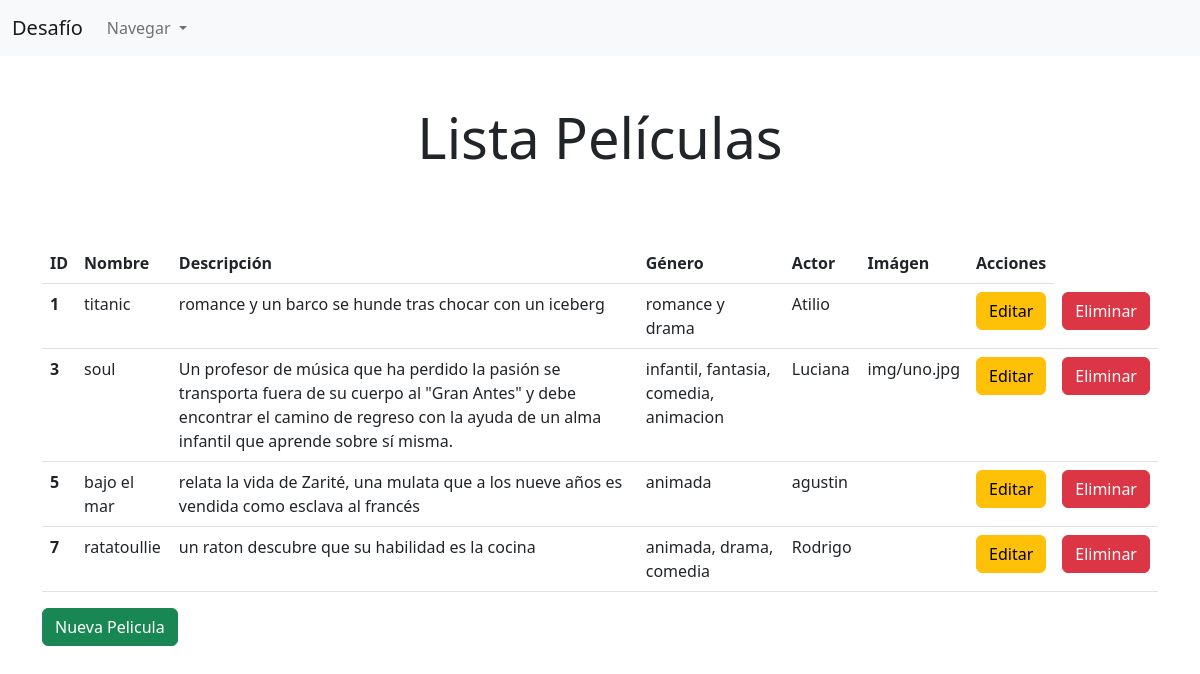
The page /listaPeliculas/ on the database its author committed.
### peliculas/models.py (models this page shows, shortened)
class tablaPelicula(models.Model):
    nombre_pelicula = models.CharField(max_length=200)
    descripcion = models.CharField(max_length=200)
    genero = models.CharField(max_length=200)
    clob = models.ImageField(upload_to='img', null=True)
    persona = models.ForeignKey(tablaPersona, models.CASCADE, blank=True, null=True)

class tablaPersona(models.Model):
    nacimiento = models.DateField()
    nombre = models.CharField(max_length=155)
    apellido = models.CharField(max_length=155)
    dni = models.IntegerField()
    sueldo_mensual = models.IntegerField()
    def __str__(self):
        return "{}".format(self.nombre)

### peliculas/views.py (the view)
# urls.py: path('listaPeliculas/', peliculaView.listarPelicula, name='listaPeliculas'),
    def listarPelicula(request):
        pelicula = tablaPelicula.objects.all()
        return render(request, 'listaPeliculas.html', {'peliculas':pelicula})

### peliculas/templates/listaPeliculas.html (shortened to what this page needs)
{% extends 'base.html' %}
{% load crispy_forms_tags %}
{% block content %}
<br>
<h1 class="text-center display-4 my-4">Lista Películas</h1>
<br>
<br>
<div class="container">
    <table class="table">
        <thead>
            <tr>
                <th scope="col">ID</th>
                <th scope="col">Nombre</th>
                <th scope="col">Descripción</th>
                <th scope="col">Género</th>
                <th scope="col">Actor</th>
                <th scope="col">Imágen</th>
                <th scope="col">Acciones</th>
            </tr>
        </thead>
        <tbody>
            {% for pelicula in peliculas %}
            <tr>
                <th scope="row"> {{ pelicula.id }} </th>
                <td> {{ pelicula.nombre_pelicula }} </td>
                <td> {{ pelicula.descripcion }} </td>
                <td> {{ pelicula.genero }} </td>
                <td> {{ pelicula.persona }} </td>
                <td> {{ pelicula.clob }} </td>
                <td> <a class="btn btn-warning" href="{% url 'editarPelicula' pelicula.id %}">Editar</a> </td>
                <td> <a class="btn btn-danger" href="{% url 'eliminarPelicula' pelicula.id %}">Eliminar</a> </td>
            </tr>
            {% endfor %}
        </tbody>
    </table>
    <a class="btn btn-success" href="{% url 'registrarPelicula' %}">Nueva Pelicula</a>
</div>
{% endblock %}

### rows shown on the page
tablaPelicula: id "1", nombre_pelicula "titanic", descripcion "romance y un barco se hunde tras chocar con un iceberg", genero "romance y drama", persona "Atilio"
tablaPelicula: id "3", nombre_pelicula "soul", descripcion "Un profesor de música que ha perdido la pasión se transporta fuera de su cuerpo al \"Gran Antes\" y debe encontrar el camino de regreso con la ayuda de un alma infantil que aprende sobre sí misma.", genero "infantil, fantasia, comedia, animacion", persona "Luciana", clob "img/uno.jpg"
tablaPelicula: id "5", nombre_pelicula "bajo el mar", descripcion "relata la vida de Zarité, una mulata que a los nueve años es vendida como esclava al francés", genero "animada", persona "agustin"
tablaPelicula: id "7", nombre_pelicula "ratatoullie", descripcion "un raton descubre que su habilidad es la cocina", genero "animada, drama, comedia", persona "Rodrigo"
